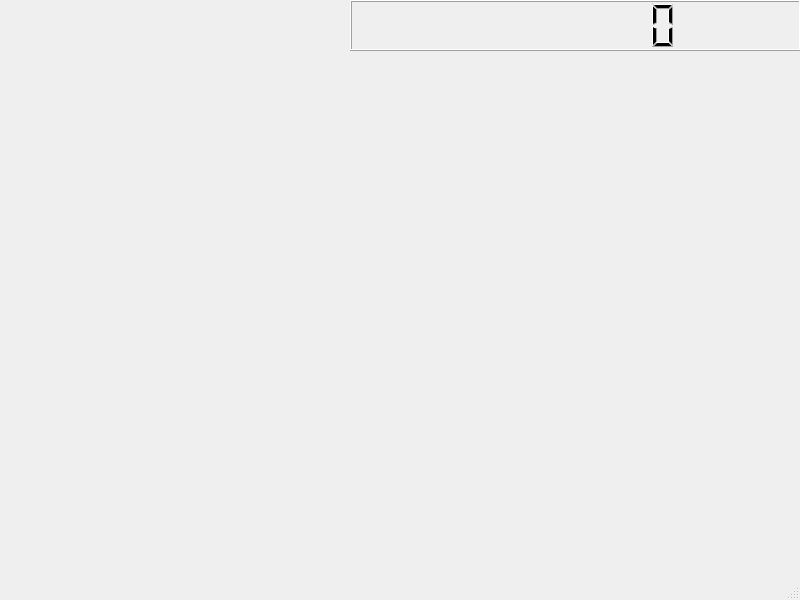
<?xml version="1.0" encoding="UTF-8"?>
<ui version="4.0">
 <class>MainWindow</class>
 <widget class="QMainWindow" name="MainWindow">
  <property name="geometry">
   <rect>
    <x>0</x>
    <y>0</y>
    <width>800</width>
    <height>600</height>
   </rect>
  </property>
  <property name="windowTitle">
   <string>MainWindow</string>
  </property>
  <widget class="QWidget" name="centralwidget">
   <widget class="QLCDNumber" name="lcdNumber">
    <property name="geometry">
     <rect>
      <x>350</x>
      <y>0</y>
      <width>451</width>
      <height>51</height>
     </rect>
    </property>
    <property name="digitCount">
     <number>8</number>
    </property>
   </widget>
  </widget>
  <widget class="QMenuBar" name="menubar">
   <property name="geometry">
    <rect>
     <x>0</x>
     <y>0</y>
     <width>800</width>
     <height>26</height>
    </rect>
   </property>
  </widget>
  <widget class="QStatusBar" name="statusbar"/>
 </widget>
 <resources/>
 <connections/>
</ui>
